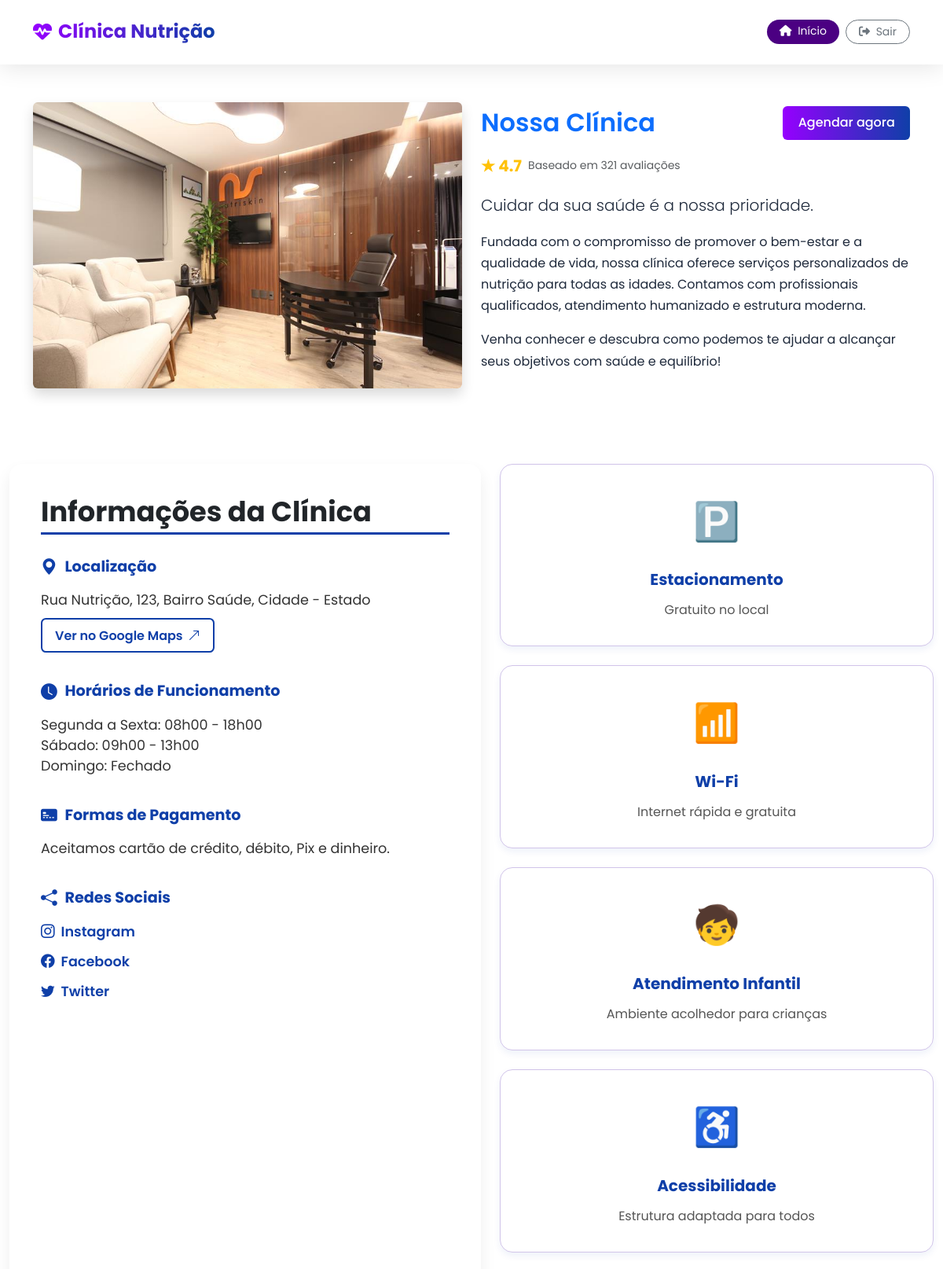
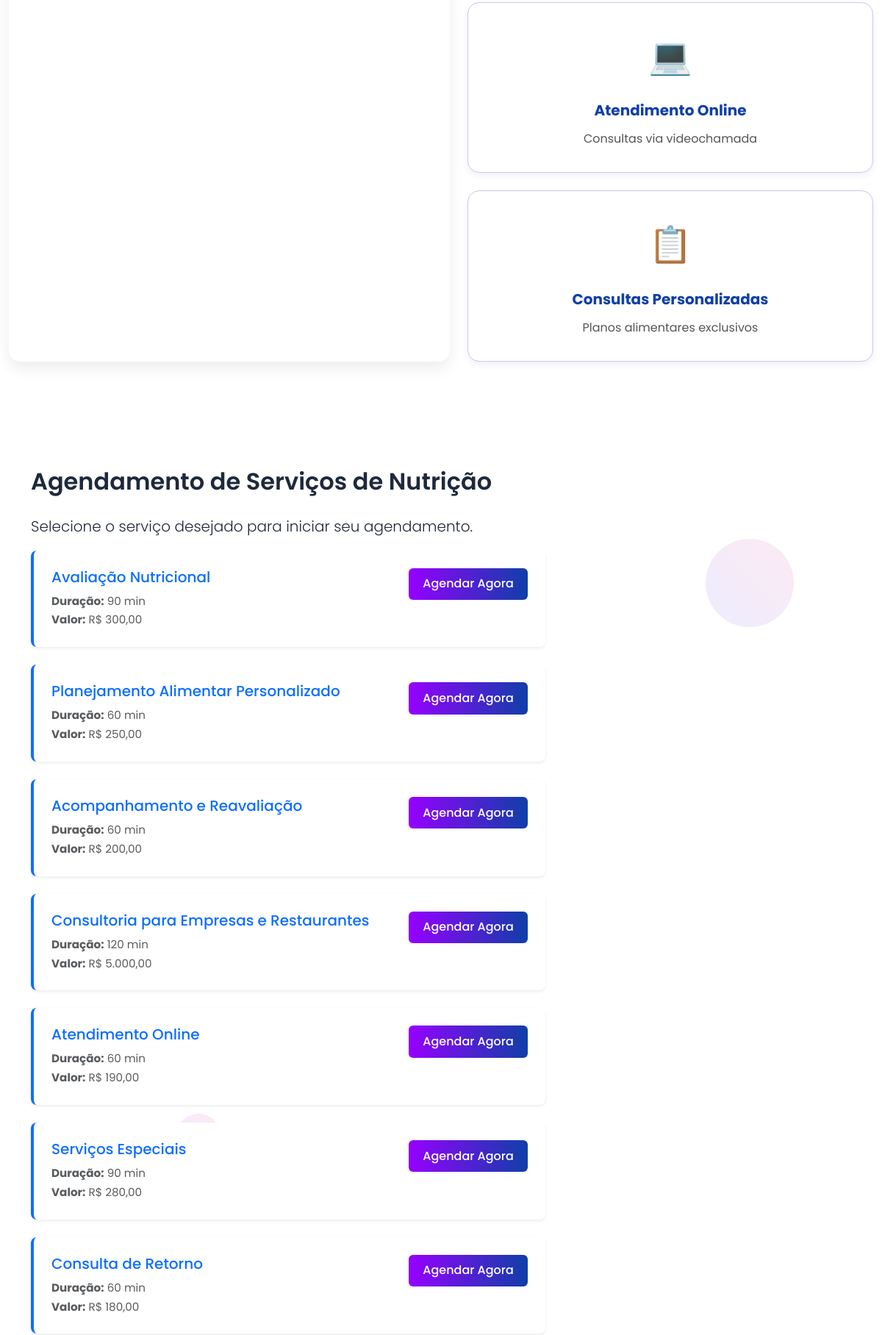
The app's page /agendamento.php (upper part) with its own data (2 pictures, top to bottom).
### tables this page shows
CREATE TABLE `servicos` (
  `id` int(11) NOT NULL,
  `servico` varchar(100) NOT NULL,
  `duracao` int(11) NOT NULL,
  `valor` decimal(10,2) DEFAULT NULL
);

### agendamento.php (the view, shortened to what this page needs)
<?php
include 'conexao.php';
$servicos = mysqli_query($conexao, "SELECT * FROM servicos");
?>
<!DOCTYPE html>
<html lang="pt-br">
<head>
<link href="https://cdn.jsdelivr.net/npm/bootstrap@5.3.0/dist/css/bootstrap.min.css" rel="stylesheet" />
<link href="https://cdn.jsdelivr.net/npm/bootstrap-icons@1.10.5/font/bootstrap-icons.css" rel="stylesheet">
<link rel="stylesheet" href="https://cdnjs.cloudflare.com/ajax/libs/font-awesome/6.4.0/css/all.min.css" />
<link href="styleUser.css" rel="stylesheet" />
<link href="stylecadastroUser.css" rel="stylesheet" />
</head>
<body>
<div class="floating-shapes">
  <div class="shape"></div>
</div>
<nav class="navbar navbar-expand-lg">
  <div class="container">
    <a class="navbar-brand d-flex align-items-center gradient-text" href="#">
      <i class="fas fa-heartbeat me-2"></i>
      <span>Clínica Nutrição</span>
    </a>
    <div class="ms-auto d-flex">
      <a href="#" class="btn btn-sm rounded-pill px-3 me-2 btn-inicio">
        <i class="fas fa-home me-1"></i> Início
      </a>
      <a href="#" class="btn btn-sm btn-outline-secondary rounded-pill px-3">
        <i class="fas fa-sign-out-alt me-1"></i> Sair
      </a>
    </div>
  </div>
</nav>
    <section class="py-5">
  <div class="container">
    <div class="row align-items-center g-4">
      <div class="col-md-6">
        <img src="clinica.jpg" alt="Imagem da Clínica de Nutrição" class="img-fluid rounded shadow">
      </div>
      <div class="col-md-6">
        <div class="d-flex align-items-center justify-content-between mb-3">
          <h2 class="text-primary mb-0">Nossa Clínica</h2>
          <a href="#agendamento" class="btn agendarBtn ms-3">Agendar agora</a>
        </div>
        <div class="d-flex align-items-center mb-3">
          <span class="me-2 fs-5 fw-bold text-warning">★ 4.7</span>
          <small class="text-muted">Baseado em 321 avaliações</small>
        </div>
        <p class="lead">Cuidar da sua saúde é a nossa prioridade.</p>
        <p>
          Fundada com o compromisso de promover o bem-estar e a qualidade de vida, nossa clínica oferece serviços personalizados de nutrição para todas as idades. Contamos com profissionais qualificados, atendimento humanizado e estrutura moderna.
        </p>
        <p>
          Venha conhecer e descubra como podemos te ajudar a alcançar seus objetivos com saúde e equilíbrio!
        </p>
      </div>
    </div>
  </div>
</section>
<section class="py-5">
  <div class="container" style="max-width: 1320px;">
    <div class="d-flex gap-4" style="justify-content: flex-start;">
<div class="info-quadrado">
  <h3 class="text-dark mb-4" style="font-weight: 700; font-size: 2.2rem; border-bottom: 3px solid #0f3fa8; padding-bottom: 0.3rem;">
    Informações da Clínica
  </h3>
  <div class="info-block">
    <div class="info-title">
      <i class="bi bi-geo-alt-fill"></i> Localização
    </div>
    <p class="info-text">
      Rua Nutrição, 123, Bairro Saúde, Cidade - Estado
    </p>
    <a href="https://www.google.com/maps" target="_blank" class="btn-maps">
      Ver no Google Maps <i class="bi bi-arrow-up-right"></i>
    </a>
  </div>
  <div class="info-block">
    <div class="info-title">
      <i class="bi bi-clock-fill"></i> Horários de Funcionamento
    </div>
    <ul class="list-unstyled info-text">
      <li>Segunda a Sexta: 08h00 - 18h00</li>
      <li>Sábado: 09h00 - 13h00</li>
      <li>Domingo: Fechado</li>
    </ul>
  </div>
  <div class="info-block">
    <div class="info-title">
      <i class="bi bi-credit-card-2-front-fill"></i> Formas de Pagamento
    </div>
    <p class="info-text">
      Aceitamos cartão de crédito, débito, Pix e dinheiro.
    </p>
  </div>
  <div class="info-block">
    <div class="info-title">
      <i class="bi bi-share-fill"></i> Redes Sociais
    </div>
    <div class="d-flex flex-column mt-2 gap-2">
      <a href="https://instagram.com/clinicanutricao" target="_blank" class="social-link">
        <i class="bi bi-instagram"></i> Instagram
      </a>
      <a href="https://facebook.com/clinicanutricao" target="_blank" class="social-link">
        <i class="bi bi-facebook"></i> Facebook
      </a>
      <a href="https://twitter.com/clinicanutricao" target="_blank" class="social-link">
        <i class="bi bi-twitter"></i> Twitter
      </a>
    </div>
  </div>
</div>
<div class="comodidades-quadrados">
  <div class="comodidade-card">
    <div class="comodidade-icon">🅿️</div>
    <div class="comodidade-titulo">Estacionamento</div>
    <div class="comodidade-texto">Gratuito no local</div>
  </div>
  <div class="comodidade-card">
    <div class="comodidade-icon">📶</div>
    <div class="comodidade-titulo">Wi-Fi</div>
    <div class="comodidade-texto">Internet rápida e gratuita</div>
  </div>
  <div class="comodidade-card">
    <div class="comodidade-icon">🧒</div>
    <div class="comodidade-titulo">Atendimento Infantil</div>
    <div class="comodidade-texto">Ambiente acolhedor para crianças</div>
  </div>
  <div class="comodidade-card">
    <div class="comodidade-icon">♿</div>
    <div class="comodidade-titulo">Acessibilidade</div>
    <div class="comodidade-texto">Estrutura adaptada para todos</div>
  </div>
  <div class="comodidade-card">
    <div class="comodidade-icon">💻</div>
    <div class="comodidade-titulo">Atendimento Online</div>
    <div class="comodidade-texto">Consultas via videochamada</div>
  </div>
  <div class="comodidade-card">
    <div class="comodidade-icon">📋</div>
    <div class="comodidade-titulo">Consultas Personalizadas</div>
    <div class="comodidade-texto">Planos alimentares exclusivos</div>
  </div>
</div>
</section>
<section id="agendamento" class="py-5">
  <div class="container py-5">
    <h2 class="mb-4 text-start">Agendamento de Serviços de Nutrição</h2>
    <p class="text-start lead">Selecione o serviço desejado para iniciar seu agendamento.</p>
    <div class="d-flex flex-column gap-4 align-items-start" style="max-width: 700px;">
      <?php
      if (mysqli_num_rows($servicos) > 0) {
          while($s = mysqli_fetch_assoc($servicos)): ?>
          <div class="w-100">
            <div class="card shadow-sm border-start border-4 border-primary">
              <div class="card-body d-flex flex-column flex-md-row justify-content-between text-start gap-3">
                <div>
                  <h5 class="mb-2 text-primary"><?= htmlspecialchars($s['servico']) ?></h5>
                  <p class="mb-0 text-muted">
                    <strong>Duração:</strong> <?= intval($s['duracao']) ?> min<br>
                    <strong>Valor:</strong> R$ <?= number_format($s['valor'], 2, ',', '.') ?>
                  </p>
                </div>
                <div class="mt-3 mt-md-0">
                  <button class="btn btn-outline-primary agendarBtn"
                          data-id="<?= $s['id'] ?>"
                          data-servico="<?= htmlspecialchars($s['servico']) ?>">
                    Agendar Agora
                  </button>
                </div>
              </div>
            </div>
          </div>
          <?php endwhile;
      } else {
          echo "<p class='text-start'>Nenhum serviço disponível no momento.</p>";
      }
      ?>
    </div>
  </div>
</section>
</body>
</html>

### styleUser.css (style rules this page uses)
:root { --primary-color: #6366f1; --primary-dark: #4f46e5; --secondary-color: #ec4899; --dark-color: #1e293b; --light-color: #f8fafc; --border-radius: 12px; --box-shadow: 0 10px 25px -5px rgba(0, 0, 0, 0.1); }
body { font-family: 'Poppins', sans-serif; min-height: 100vh; display: flex; flex-direction: column; }
.navbar { background: rgba(255, 255, 255, 0.8); backdrop-filter: blur(10px); box-shadow: 0 4px 30px rgba(0, 0, 0, 0.1); border-bottom: 1px solid rgba(255, 255, 255, 0.3); }
.navbar-brand { font-weight: 700; font-size: 1.5rem; color: var(--primary-color) !important; }
.floating-shapes { position: fixed; width: 100%; height: 100%; top: 0; left: 0; overflow: hidden; z-index: -1; opacity: 0.4; }
.shape { position: absolute; border-radius: 50%; background: linear-gradient(45deg, rgba(99, 102, 241, 0.3), rgba(236, 72, 153, 0.3)); animation: float 15s infinite ease-in-out; }
.shape:nth-child(2) { width: 120px; height: 120px; top: 60%; left: 80%; animation-delay: 2s; }
.btn-outline-primary { border-radius: 50px; padding: 10px; font-weight: 500; transition: all 0.3s ease; }

### stylecadastroUser.css (style rules this page uses)
:root { --primary-color: #6366f1; --primary-dark: #4f46e5; --secondary-color: #ec4899; --dark-color: #1e293b; --light-color: #f8fafc; --border-radius: 12px; --box-shadow: 0 10px 25px -5px rgba(0, 0, 0, 0.1); --transition: all 0.3s cubic-bezier(0.4, 0, 0.2, 1); }
body { font-family: 'Poppins', sans-serif; color: var(--dark-color); line-height: 1.7; min-height: 100vh; display: flex; flex-direction: column; }
.navbar { background: rgba(255, 255, 255, 0.8); backdrop-filter: blur(10px); box-shadow: 0 4px 30px rgba(0, 0, 0, 0.1); border-bottom: 1px solid rgba(255, 255, 255, 0.3); padding: 15px 0; }
.navbar-brand { font-weight: 700; font-size: 1.5rem; color: var(--primary-color) !important; }
.btn-outline-primary { color: var(--primary-color); border: 2px solid var(--primary-color); border-radius: 50px; padding: 10px; font-weight: 500; transition: var(--transition); }
.floating-shapes { position: fixed; width: 100%; height: 100%; top: 0; left: 0; overflow: hidden; z-index: -1; opacity: 0.4; }
.shape { position: absolute; border-radius: 50%; background: linear-gradient(45deg, rgba(99, 102, 241, 0.3), rgba(236, 72, 153, 0.3)); animation: float 15s infinite ease-in-out; }
.shape:nth-child(2) { width: 120px; height: 120px; top: 60%; left: 80%; animation-delay: 2s; }

### records on screen
servicos: servico "Avaliação Nutricional", duracao "90", valor "300,00"
servicos: servico "Planejamento Alimentar Personalizado", duracao "60", valor "250,00"
servicos: servico "Acompanhamento e Reavaliação", duracao "60", valor "200,00"
servicos: servico "Consultoria para Empresas e Restaurantes", duracao "120", valor "5.000,00"
servicos: servico "Atendimento Online", duracao "60", valor "190,00"
servicos: servico "Serviços Especiais", duracao "90", valor "280,00"
servicos: servico "Consulta de Retorno", duracao "60", valor "180,00"
